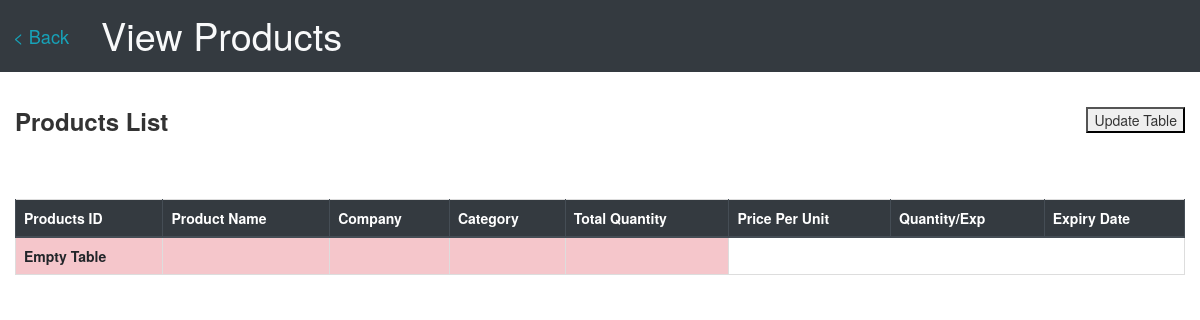
/employee-home/sales/view/, run on an earlier commit of the app's database.
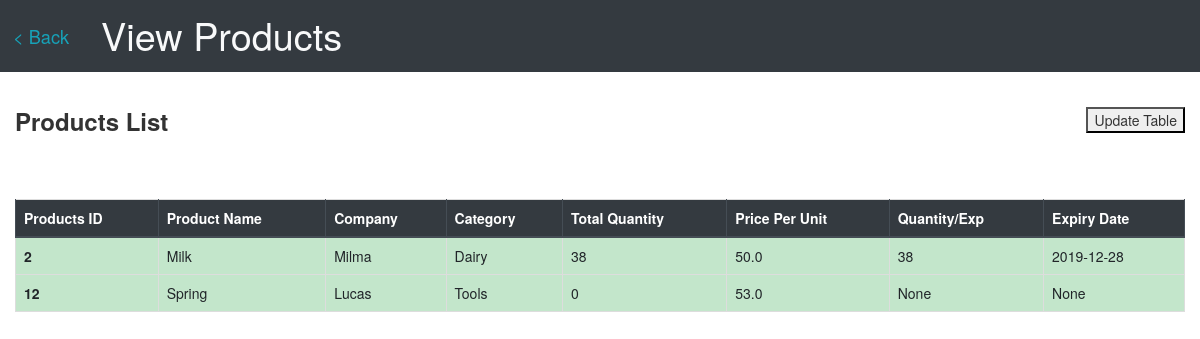
And on a later commit of the database.
### Shop/models.py (models this page shows)
class Products(models.Model):
    p_id = models.IntegerField('Product ID',primary_key=True)
    quantity = models.IntegerField('Quantity',)
    price  = models.FloatField('Price',)
    typE = models.CharField('Type',max_length=20)
    company = models.CharField('Company',max_length=30)
    category = models.CharField('Category',max_length=30)
    s_id = models.ForeignKey('Supplier',on_delete = models.CASCADE)

### employee_site/views.py (the view, shortened to what this page needs)
# urls.py: path('employee-home/sales/view/',employee_viewall_view),
def employee_viewall_view(request):
	print("text")
	x=Products.objects.raw(" SELECT Shop_products.p_id, Shop_products.price, Shop_products.typE, Shop_products.company, Shop_products.category, Shop_products.s_id_id, Shop_expirydetails.quantity AS expqty ,Shop_products.quantity, Shop_expirydetails.date FROM Shop_products LEFT JOIN Shop_ExpiryDetails ON Shop_Products.p_id = Shop_ExpiryDetails.p_id_id ORDER BY Shop_Products.p_id , Shop_Products.category , Shop_ExpiryDetails.date")
	obj={
		'table':x
	}
	return render(request,"employee_viewall.html",obj)

### templates/employee_viewall.html (shortened to what this page needs)
<!DOCTYPE html>
<html>
    <head>
        <link rel="stylesheet" href="https://stackpath.bootstrapcdn.com/bootstrap/4.3.1/css/bootstrap.min.css">
        <link rel="stylesheet" href="https://maxcdn.bootstrapcdn.com/bootstrap/3.4.0/css/bootstrap.min.css">
    </head>
    <body >
        <nav class="navbar-light bg-dark " style="text-align: left; justify-content: left ;display: flex;">
            <button type="button" class="btn btn-outline-info" onclick="window.location.href='/employee-home/sales/';" style="font-size: 1.3em;">
                 < Back
            </button>
            <p class="text-light" style="font-size: 2.7em ; padding-left: 0.5em; padding-top: 0.2em;">View Products </p>
        </nav>
        <div class="col-lg-6 col-md-6 col-sm-6" style="padding-top: 1.2em;"><h3 style="font-weight: bold;"> Products List </h3></div>
        <div class="col-lg-6 col-md-6 col-sm-6" style="padding-top: 2.5em;">
            <form action="." method="POST"> {% csrf_token %}
            <div style="text-align: right;">
            <button type="submit">Update Table</button>
            <br>
            </div>
        </form>
        </div>
        <div class="col-lg-12 col-sm-12 col-md-12" style="padding-top: 1em;">
            <br>
            <br>
            <table class="table table-bordered">
                <thead class="thead-dark">
                <tr>
                    <th scope="col"> Products ID </th>
                    <th scope="col"> Product Name </th>
                    <th scope="col"> Company </th>
                    <th scope="col"> Category </th>
                    <th scope="col"> Total Quantity </th>
                    <th scope="col"> Price Per Unit </th>
                    <th scope="col"> Quantity/Exp </th>
                    <th scope="col"> Expiry Date </th>
                </tr>
              </thead>
                {% if not table %}
                <tbody>
                    <tr>
                        <th class="table-danger" scope="row"> Empty Table </th>
                        <td class="table-danger"> </td>
                        <td class="table-danger"> </td>
                        <td class="table-danger"> </td>
                        <td class="table-danger"> </td>
                    </tr>
                </tbody>
                {% endif %}
                <tbody>
                {% for row in table %}
                <tr>
                    <th class="table-success" scope="row"> {{ row.p_id }} </th>
                    <td class="table-success"> {{ row.typE }} </td>
                    <td class="table-success"> {{ row.company }} </td>
                    <td class="table-success"> {{ row.category }} </td>
                    <td class="table-success"> {{ row.quantity }} </td>
                    <td class="table-success"> {{ row.price }} </td>
                    <td class="table-success"> {{ row.expqty }} </td>
                    <td class="table-success"> {{ row.date }}  </td>
                </tr>
                {% endfor %}
                </tbody>
            </table>
		<br>
		<br>
		<br>
        </div>
    </body>
</html>

What changed in the data, as far as the page shows it:
added Products: p_id "2", typE "Milk", company "Milma", category "Dairy", quantity "38", price "50.0", expqty "38", date "2019-12-28"
added Products: p_id "12", typE "Spring", company "Lucas", category "Tools", quantity "0", price "53.0", expqty "None", date "None"
Also different on the page:
text no longer shown: "Empty Table"
